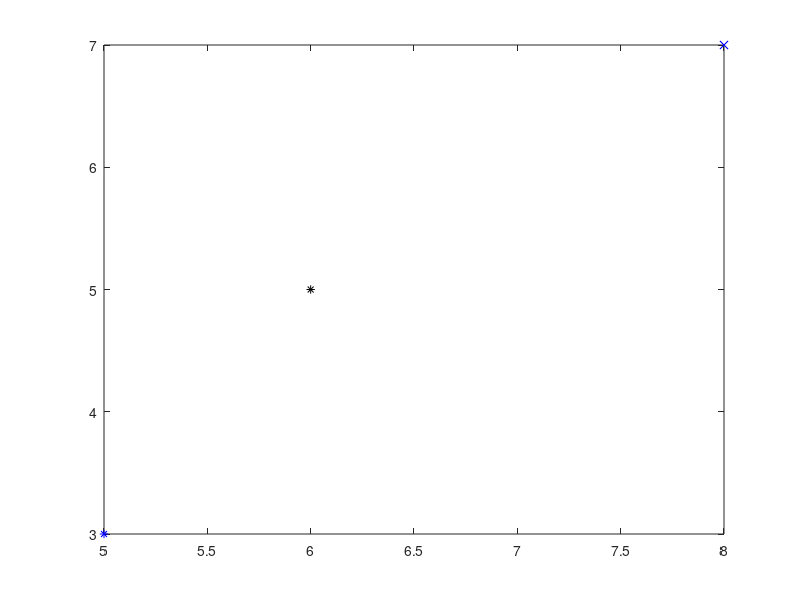

Write MATLAB code to recreate this figure.

%% Demo 1: Skipping ahead - You CAN use MATLAB!

% assign X and Y variables
x1=5;
y1=3;

x2=8;
y2=7;

x3=6;
y3=5;

% make a figure and plot variables into it
figure;
plot(x1,y1,'*b');

% plot more variables into the figure
hold on;
plot(x2,y2,'xb');

plot(x3,y3,'*k');